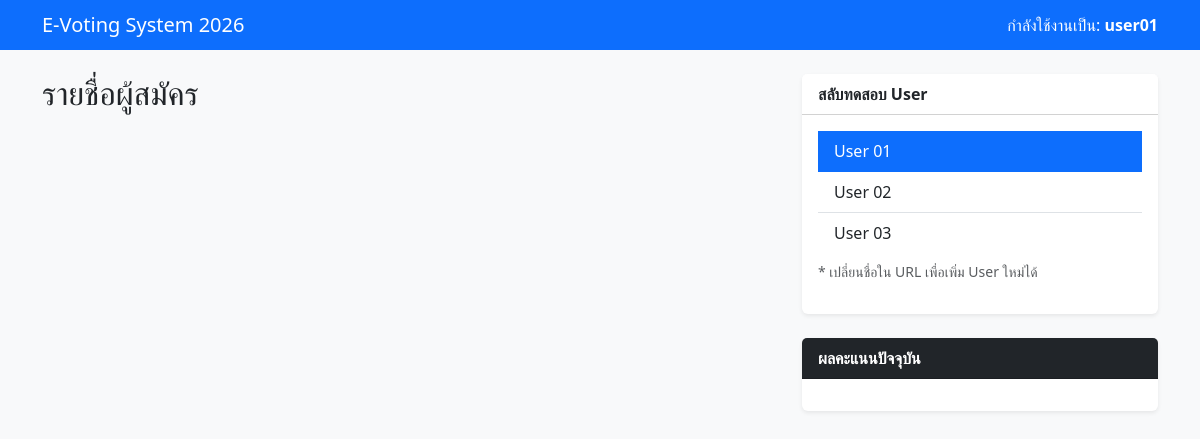
/user01/, run on an earlier commit of the app's database.
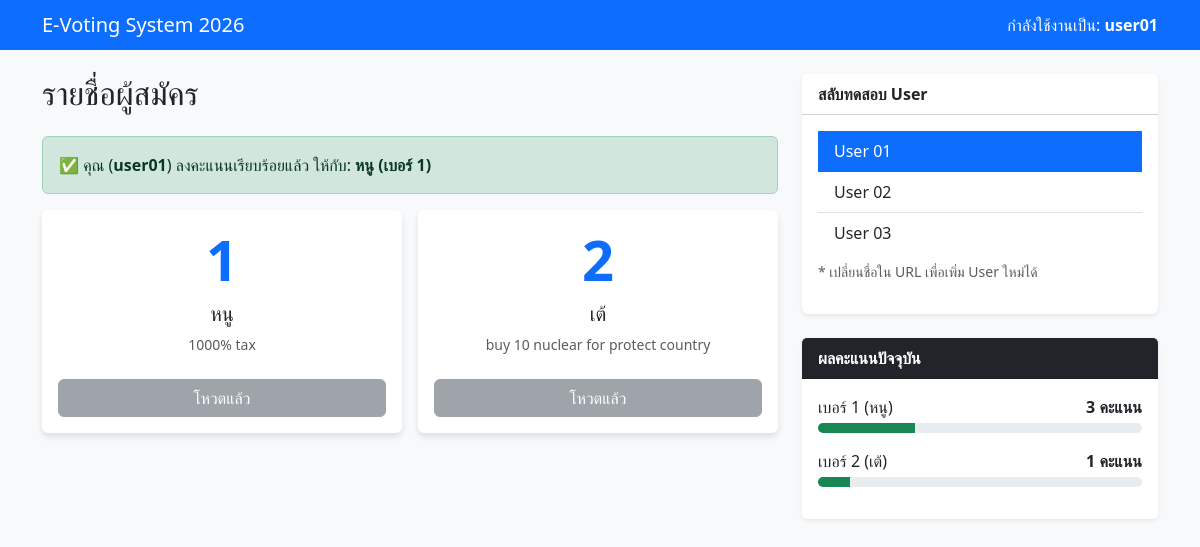
And on a later commit of the database.
### election/models.py (models this page shows, shortened)
class Vote(models.Model):
    candidate = models.ForeignKey(Candidate, on_delete=models.CASCADE)
    voter_name = models.CharField(max_length=50)
    voted_at = models.DateTimeField(auto_now_add=True)
    class Meta:
        unique_together = ('voter_name',)

class Candidate(models.Model):
    name = models.CharField(max_length=100)
    number = models.IntegerField(unique=True)
    policy = models.TextField()

### election/views.py (the view)
# urls.py: path('<str:username>/', views.index, name='index'),
def index(request, username):
    candidates = Candidate.objects.all()
    has_voted = Vote.objects.filter(voter_name=username).exists()
    my_vote = Vote.objects.filter(voter_name=username).first()
    results = Candidate.objects.annotate(total_votes=Count('vote'))
    return render(request, 'election/index.html', {
        'username': username,
        'candidates': candidates,
        'has_voted': has_voted,
        'my_vote': my_vote,
        'results': results
    })

### election/templates/election/index.html (shortened to what this page needs)
<!DOCTYPE html>
<html lang="th">
<head>
    <link href="https://cdn.jsdelivr.net/npm/bootstrap@5.3.0/dist/css/bootstrap.min.css" rel="stylesheet">
</head>
<body>
<nav class="navbar navbar-dark bg-primary mb-4">
    <div class="container">
        <span class="navbar-brand mb-0 h1">E-Voting System 2026</span>
        <span class="text-white">กำลังใช้งานเป็น: <strong>{{ username }}</strong></span>
    </div>
</nav>
<div class="container">
    <div class="row">
        <div class="col-md-8">
            <h2 class="mb-4">รายชื่อผู้สมัคร</h2>
            {% if has_voted %}
                <div class="alert alert-success d-flex align-items-center" role="alert">
                    <div>
                        ✅ คุณ (<strong>{{ username }}</strong>) ลงคะแนนเรียบร้อยแล้ว ให้กับ:
                        <strong>{{ my_vote.candidate.name }} (เบอร์ {{ my_vote.candidate.number }})</strong>
                    </div>
                </div>
            {% endif %}
            <div class="row g-3">
                {% for c in candidates %}
                <div class="col-md-6">
                    <div class="card candidate-card h-100">
                        <div class="card-body text-center">
                            <h1 class="display-4 text-primary fw-bold">{{ c.number }}</h1>
                            <h5 class="card-title">{{ c.name }}</h5>
                            <p class="card-text text-muted small">{{ c.policy }}</p>
                            {% if not has_voted %}
                                <a href="{% url 'vote' username c.id %}" class="btn btn-outline-primary w-100 mt-2">ลงคะแนน</a>
                            {% else %}
                                <button class="btn btn-secondary w-100 mt-2" disabled>โหวตแล้ว</button>
                            {% endif %}
                        </div>
                    </div>
                </div>
                {% endfor %}
            </div>
        </div>
        <div class="col-md-4">
            <div class="card mb-4 border-0 shadow-sm">
                <div class="card-header bg-white fw-bold">สลับทดสอบ User</div>
                <div class="card-body">
                    <div class="list-group list-group-flush">
                        <a href="/user01/" class="list-group-item list-group-item-action {% if username == 'user01' %}active{% endif %}">User 01</a>
                        <a href="/user02/" class="list-group-item list-group-item-action {% if username == 'user02' %}active{% endif %}">User 02</a>
                        <a href="/user03/" class="list-group-item list-group-item-action {% if username == 'user03' %}active{% endif %}">User 03</a>
                    </div>
                    <p class="text-muted small mt-2">* เปลี่ยนชื่อใน URL เพื่อเพิ่ม User ใหม่ได้</p>
                </div>
            </div>
            <div class="card border-0 shadow-sm">
                <div class="card-header bg-dark text-white fw-bold">ผลคะแนนปัจจุบัน</div>
                <div class="card-body">
                    {% for r in results %}
                    <div class="mb-3">
                        <div class="d-flex justify-content-between mb-1">
                            <span>เบอร์ {{ r.number }} ({{ r.name }})</span>
                            <span class="fw-bold">{{ r.total_votes }} คะแนน</span>
                        </div>
                        <div class="progress" style="height: 10px;">
                            <div class="progress-bar bg-success" role="progressbar" style="width: {{ r.total_votes }}0%"></div>
                        </div>
                    </div>
                    {% endfor %}
                </div>
            </div>
        </div>
    </div>
</div>
</body>
</html>

### election/templates/election/index.html (style rules this page uses)
body { background-color: #f8f9fa; }
.candidate-card { transition: transform 0.2s; border: none; box-shadow: 0 4px 6px rgba(0,0,0,0.1); }

What changed in the data, as far as the page shows it:
added Vote: voter_name "user01", candidate.name "หนู", candidate.number "1"
added Candidate: number "1", name "หนู", policy "1000% tax", total_votes "3"
added Candidate: number "2", name "เต้", policy "buy 10 nuclear for protect country", total_votes "1"
Also different on the page:
{{ username }}: "user01" → (not shown)
text now shown: "✅ คุณ ( ) ลงคะแนนเรียบร้อยแล้ว ให้กับ: (เบอร์ )"
